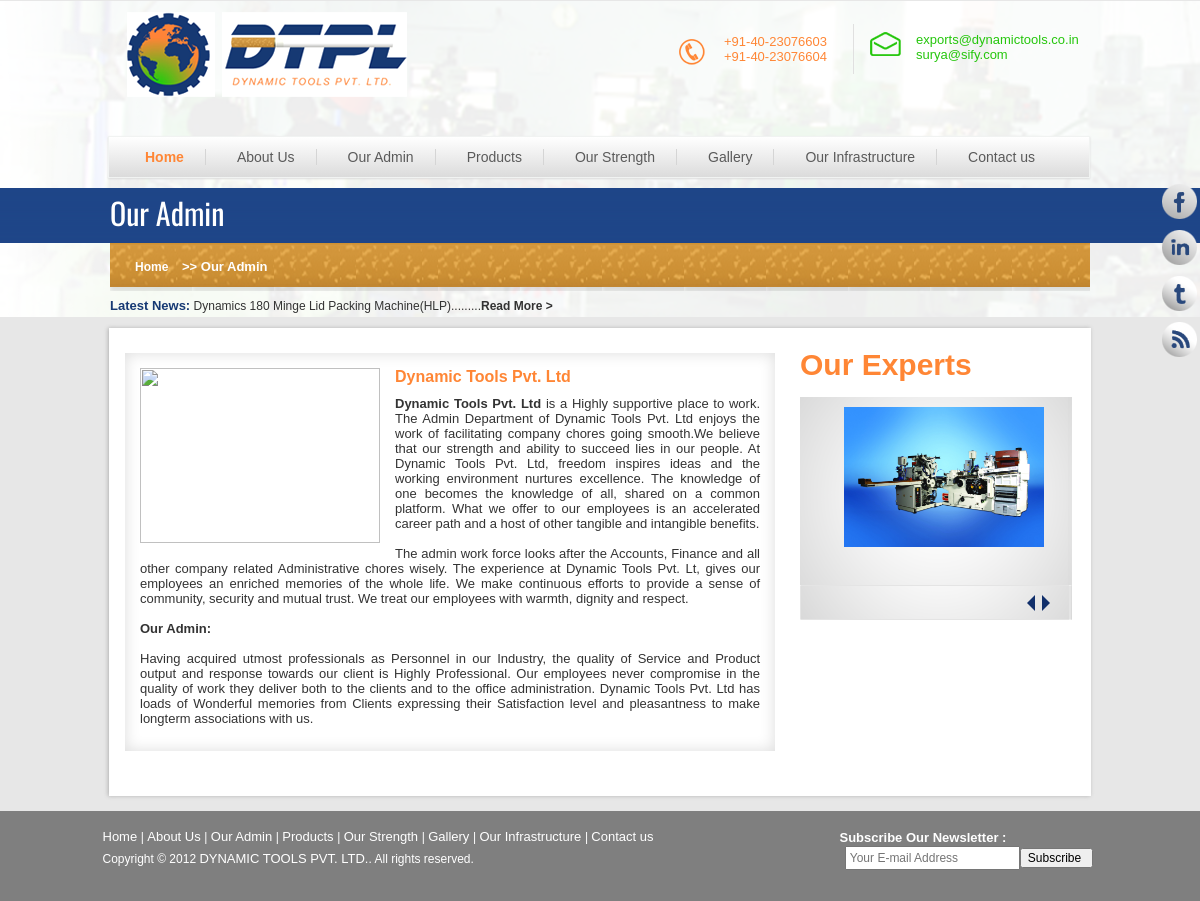
Page /our-admin.php on the committed database.
### tables this page shows
CREATE TABLE IF NOT EXISTS `wn_contacts` (
  `id` int(11) NOT NULL AUTO_INCREMENT,
  `rec_numbers` varchar(100) DEFAULT NULL,
  `rec_emails` varchar(1000) DEFAULT NULL,
  `address` varchar(1000) DEFAULT NULL,
  PRIMARY KEY (`id`)
);

CREATE TABLE IF NOT EXISTS `wn_cms` (
  `cms_id` int(20) NOT NULL AUTO_INCREMENT,
  `cms_name` varchar(200) NOT NULL,
  `cms_desc` varchar(200) NOT NULL,
  `sub_title` varchar(100) NOT NULL,
  `meta_title` varchar(255) NOT NULL,
  `meta_keyword` varchar(255) NOT NULL,
  `meta_description` varchar(255) NOT NULL,
  `latestnews` mediumtext NOT NULL,
  `description` text NOT NULL,
  `cms_img` varchar(255) NOT NULL,
  `headline` varchar(225) NOT NULL,
  `img_desc` text NOT NULL,
  `cms_date` date DEFAULT NULL,
  PRIMARY KEY (`cms_id`)
);

CREATE TABLE IF NOT EXISTS `wn_latestinfo` (
  `id` int(11) NOT NULL AUTO_INCREMENT,
  `rec_numbers` varchar(100) DEFAULT NULL,
  `rec_emails` varchar(100) DEFAULT NULL,
  `rec_news` text,
  `image` varchar(100) DEFAULT NULL,
  `headline` varchar(225) NOT NULL,
  `rec_discription` text,
  PRIMARY KEY (`id`)
);

CREATE TABLE IF NOT EXISTS `wn_expert` (
  `photo_id` int(11) NOT NULL AUTO_INCREMENT,
  `photogallery_id` int(11) NOT NULL,
  `title` varchar(100) NOT NULL,
  `link` varchar(70) NOT NULL,
  `image` varchar(110) NOT NULL,
  `sort_order` int(11) NOT NULL,
  PRIMARY KEY (`photo_id`)
);

### latest-info.php (called while the page is built, shortened)
<?
	$sqlstr = "select * from wn_latestinfo order by id DESC ";
	$myResult = mysql_query($sqlstr);
	if($all = mysql_fetch_array($myResult))
?>

### our-admin.php (the view, shortened to what this page needs)
<?
include ("include/header.php");
	$sqlstr = "select * from wn_cms where cms_name = 'Our Admin'";
	$myResult = mysql_query($sqlstr);
	if($rs = mysql_fetch_array($myResult))
	{
		$sub_title  =stripslashes($rs["sub_title"]);
         $headline  =stripslashes($rs["headline"]);
		$disc  =stripslashes($rs["img_desc"]);
		$img = stripslashes($rs["cms_img"]);
	}
?>
</div>
<div id="main-max-banner">
<div class="max-banner">
<div id="container">
 <div id="banner-fade">
        <ul class="bjqs">
        <li class="inner-title-h3">Our Admin</li>
        </ul>
<ol class="bjqs-markers h-centered"><li class="home-icon"><a href="index.php">Home</a> >> <? echo $sub_title; ?>  </li>
<li>   </li></ol>
      </div>
		</div>
</div>
</div>
<div id="container">
<div class="news-div">
<? 	include('latest-info.php');   ?>
<strong>Latest News:</strong> <span><?= substr($all["rec_news"],0,140) ?>......<span class="read-bg"><a href="latestnews.php"><B>Read More ></B></a></span></span></div></div>
<div class="main-content">
<div class="main-column">
<div id="container">
<div id="column-right">
<? include('sidebar.php'); ?>
				<div class="control">
				<a class="prev" href="#"></a>
				<a class="next" href="#"></a>            </div>
</div></div>
                        </div>
                        </div>
</div>
<div id="content">
<div class="box">
<div class="contact-box">
<div class="conte">
<div class="bullet-points-color-box">
<div class="out-img">
<img src="uploads/<? echo $img ?>" border="0"  width="240" height="175"/>  </div>
<div class="contact-box-out">
<h2><?php echo $headline; ?></h2>
<p><?php echo $disc; ?></p>
</div>
</div>
</div>
</div>
</div>
</div>
</div>
</div>
</div>
<?
include('include/footer.php');
?>

### include/header.php (shortened to what this page needs)
<!DOCTYPE html PUBLIC "-//W3C//DTD XHTML 1.0 Transitional//EN" "http://www.w3.org/TR/xhtml1/DTD/xhtml1-transitional.dtd">
<html xmlns="http://www.w3.org/1999/xhtml">
<head>
<link href="css/style.css" rel="stylesheet" type="text/css" />
</head>
<body>
<div class="main-wraper">
<div class="main-header">
  <div id="container">
<div id="header">
      <div id="logo"> <a href="index.php"><img alt="KPIAS" src="images/dt-logo_logo.png"></a></div>
<?
	$sqlstr = "select * from wn_contacts order by id DESC ";
	$myResult = mysql_query($sqlstr);
	if($all = mysql_fetch_array($myResult))
?>
 <div id="content-contact">
 <div class="box-c"><?=$all["rec_numbers"]?>
          </div>
 </div>
  <div id="content-email">
<div class="box-e"><?=$all["rec_emails"]?>
          </div>
 </div>
     </div>
   </div>
</div>
<div id="main-menu">
<div id="container">
<div id="menu">
<ul>
<li><a href="index.php" class="hover-c"><span>Home </span></a></li>
<li ><a href="about-us.php"><span>About Us</span> </a></li>
<li><a href="our-admin.php"><span>Our Admin </span></a></li>
<li><a href="products.php"><span>Products </span></a></li>
<li><a href="our-strength.php"><span> Our Strength</span>           </a></li>
<li ><a href="gallery.php"><span>Gallery</span></a></li>
<li ><a href="our-infrastructure.php"><span>Our Infrastructure</span></a></li>
<li ><a href="contact-us.php"><span>Contact us</span></a></li>
</ul>
</div>
 </div>

### sidebar.php (shortened to what this page needs)
<?
include('latest-info.php');
?>
<div class="box">
<h3>Our Experts</h3>
<div class="slider-bg">
<div class="image-additional">
<div class="gallery gallery1">
	<div class="holder">
	  <ul style="margin-left: 0px;">
<?
	$sql = "select * from wn_expert order by photo_id DESC ";
	$myR = mysql_query($sql);
while($rs = mysql_fetch_array($myR))
{
?>
<li><a onclick="return hs.expand(this)" class="highslide" href="http://<? echo $rs["link"] ?>">
<img title="" alt="" src="uploads/<? echo $rs["image"] ?>" ></a></li>
<? } ?>
</ul>
	</div>

### rows in the picture
wn_contacts: rec_numbers "+91-40-23076603 +91-40-23076604", rec_emails "exports@dynamictools.co.in surya@sify.com"
wn_cms: sub_title "Our Admin", headline "Dynamic Tools Pvt. Ltd", img_desc "Dynamic Tools Pvt. Ltd is a Highly supportive place to work. The Admin Department of Dynamic Tools Pvt. Ltd enjoys the work of facilitating company chores going smooth.We believe that our strength and ability to succeed lies in our people. At Dynamic Tools Pvt. Ltd, freedom inspires ideas and the working environment nurtures excellence. The knowledge of one becomes the knowledge of all, shared on a common platform. What we offer to our employees is an accelerated career path and a host of other tangible and intangible benefits. The admin work force looks after the Accounts, Finance and all other company related Administrative chores wisely. The experience at Dynamic Tools Pvt. Lt, gives our…"
wn_latestinfo: rec_news "Dynamics 180 Minge Lid Packing Machine(HLP)..."
wn_expert: image (picture)
